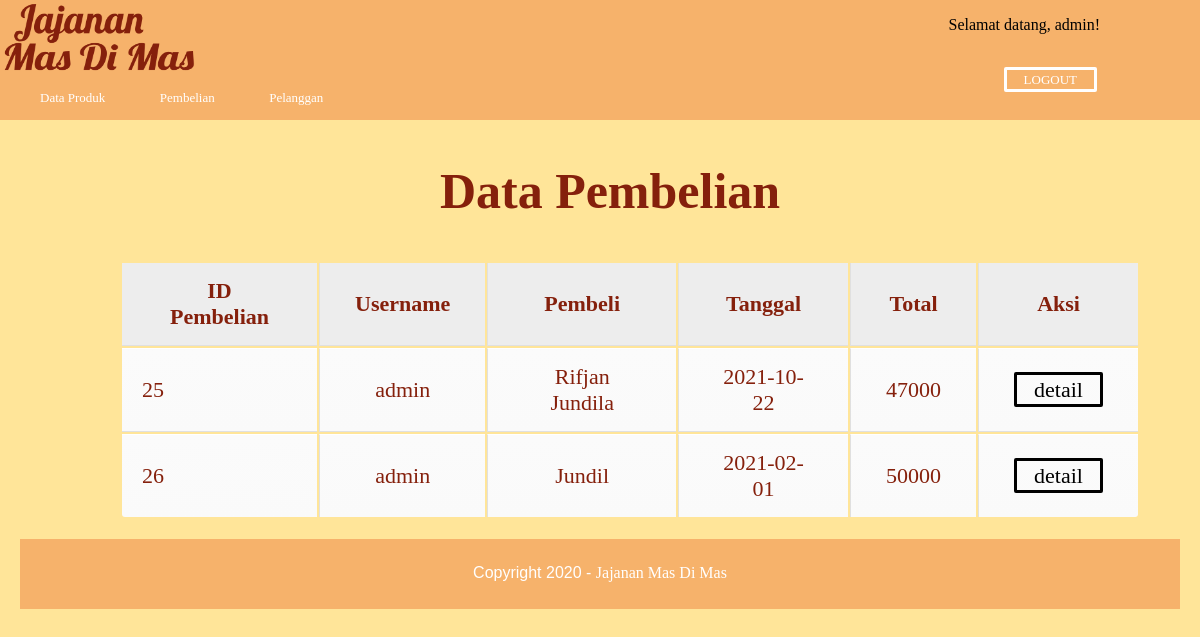
Screenshot of /pembelian.php (signed in) with the database file from the repository.
### tables this page shows
CREATE TABLE `pembelian` (
  `id_pembelian` int(11) NOT NULL,
  `username` varchar(20) NOT NULL,
  `atasnama` varchar(100) NOT NULL,
  `tanggal` date NOT NULL,
  `pembayaran` varchar(200) NOT NULL,
  `total` int(11) NOT NULL
);

CREATE TABLE `pengguna` (
  `username` varchar(20) NOT NULL,
  `email` varchar(100) NOT NULL,
  `nohp` varchar(15) NOT NULL,
  `password` varchar(20) NOT NULL,
  `password2` varchar(20) NOT NULL,
  `alamat` text NOT NULL,
  `kodepos` varchar(50) NOT NULL
);

### pembelian.php (the view, shortened to what this page needs)
<!DOCTYPE html>
<html>
<head>
	<link rel='stylesheet' href='css/admin.css'>
</head>
<body>
	<div class='header'>
		<a href="admin.php" class="custom-logo-link" rel="home" aria-current="page"><img width="200" height="80px" src="gambar/logo.png" class="custom-logo"/></a>
		<div class="menu-header-1">
			<div class="a">
				<ul>
					<p>Selamat datang, <?php echo $_SESSION['username']; ?>!</p>
					<li><a href="logout.php">LOGOUT</a></li>
				</ul>
			</div>
			<div class="c">
			</div>
		</div>
		<div class="menu-header-2">
		</div>
	</div>
	<div class="header-2">
		<div class="menu-header-2">
			<ul>
				<li><a href="dataproduk.php">Data Produk</a></li>
				<li><a href="pembelian.php">Pembelian</a></li>
				<li><a href="pelanggan.php">Pelanggan</a></li>
			</ul>
		</div>
	</div>
	<div class='gambar'>
		<h2> Data Pembelian </h2>
		<table class="table">
			<thead>
				<tr>
					<th>ID Pembelian</th>
					<th>Username</th>
					<th>Pembeli</th>
					<th>Tanggal</th>
					<th>Total</th>
					<th>Aksi</th>
				</tr>
			</thead>
			<tbody>
				<?php
				include 'konek.php';
				$ambil=$con->query("SELECT * FROM pembelian JOIN pengguna ON pembelian.username=pengguna.username"); ?>
				<?php while($pecah = $ambil->fetch_assoc()){ ?>
					<tr>
						<td><?php echo $pecah['id_pembelian'];?></td>
						<td><?php echo $pecah['username'];?></td>
						<td><?=$pecah['atasnama']?></td>
						<td><?php echo $pecah['tanggal'];?></td>
						<td><?php echo $pecah['total'];?></td>
						<td>
							<a href="admin.php?halaman=detail&id=<?php echo $pecah['id_pembelian'];?>" class="btn">detail</a>
						</td>
					</tr>
				<?php } ?>
			</tbody>
		</table>
	</div>
	<div class='footer'>
		<p>Copyright 2020 - <a href=''>Jajanan Mas Di Mas</a></p>
	</div>
</body>
</html>

### css/admin.css (style rules this page uses)
body { background-color: #FFE599; margin: 0; font-family: sans-serif; }
.header { width: 100%; height: 60px; background-color: #F6B26B; }
.menu-header-1 { float: right; height: 60px; width: 40%; border-left: 0px solid; text-align: right; font-family: signika; }
.menu-header-1 .a { border-left: 0px solid; width: 44%; float: right; height: 60px; margin-right: 100px; }
.menu-header-1 .a ul a { font-size: 13px; font-family: Arial Black; font-style: bold; text-decoration: none; color: white; }
.menu-header-1 .a ul li { display: inline-block; position: relative; margin-top: 20px; margin-right: 3px; }
.menu-header-1 .a ul li a { color: white; text-decoration: none; border: 3px solid; border-radius: 2px; padding: 2px 17px 2px 17px; transition: 0.5s ease; }
.menu-header-1 .c { margin-top: 20px; width: 34%; float: right; height: 60px; text-align: center; }
.menu-header-2 { float: right; height: 60px; width: 40%; }
.header-2 { width: 100%; height: 60px; background-color: #F6B26B; }
.header-2 .menu-header-2 { margin-left: 4%; width: 100%; height: 43px; }
.menu-header-2 ul li { display: inline-block; position: relative; list-style-type: none; margin-right: 50px; margin-top: 12px; }
.menu-header-2 ul li a { font-size: 13px; font-family: Arial Black; font-style: bold; text-decoration: none; color: white; }
.gambar { width: 90%; display: grid; grid-template-columns: 1fr; margin:auto; }
.gambar h2 { margin-left: 20px; font-family: Brush Script MT; color: #85200c; font-size: 50px; text-align: center; position: relative; }
.table { margin-left: 60px; font-size: 22px; font-family: times; color: #85200c; position: relative; }
table th { padding: 15px 35px; border-left:1px solid #e0e0e0; border-bottom: 1px solid #e0e0e0; background: #ededed; }
table th:first-child { border-left:none; }
table tr { text-align: center; padding-left: 20px; }
table td:first-child { text-align: left; padding-left: 20px; border-left: 0; }
table td { padding: 15px 35px; border-top: 1px solid #ffffff; border-bottom: 1px solid #e0e0e0; border-left: 1px solid #e0e0e0; background: #fafafa; background: -webkit-gradient(linear, left top, left bottom, from(#fbfbfb), to(#fafafa)); background: -moz-linear-gradient(top, #fbfbfb, #fafafa); }
table tr:last-child td { border-bottom: 0; }
table tr:last-child td:first-child { -moz-border-radius-bottomleft: 3px; -webkit-border-bottom-left-radius: 3px; border-bottom-left-radius: 3px; }
table tr:last-child td:last-child { -moz-border-radius-bottomright: 3px; -webkit-border-bottom-right-radius: 3px; border-bottom-right-radius: 3px; }
.table tbody a { color: black; text-decoration: none; border: 3px solid; border-radius: 2px; padding: 2px 17px 2px 17px; transition: 0.5s ease; }
.footer { text-align: center; margin: 20px; color: white; background: #F6B26B; height: 70px; }
.footer p { padding-top:25px; }
.footer a { text-decoration: none; color: white; font-style: bold; font-family: signika; }

### rows the page displays
pembelian: id_pembelian "25", pengguna.username "admin", atasnama "Rifjan Jundila", tanggal "2021-10-22", total "47000"
pembelian: id_pembelian "26", pengguna.username "admin", atasnama "Jundil", tanggal "2021-02-01", total "50000"

### other values shown
$_SESSION['username'] "admin"
